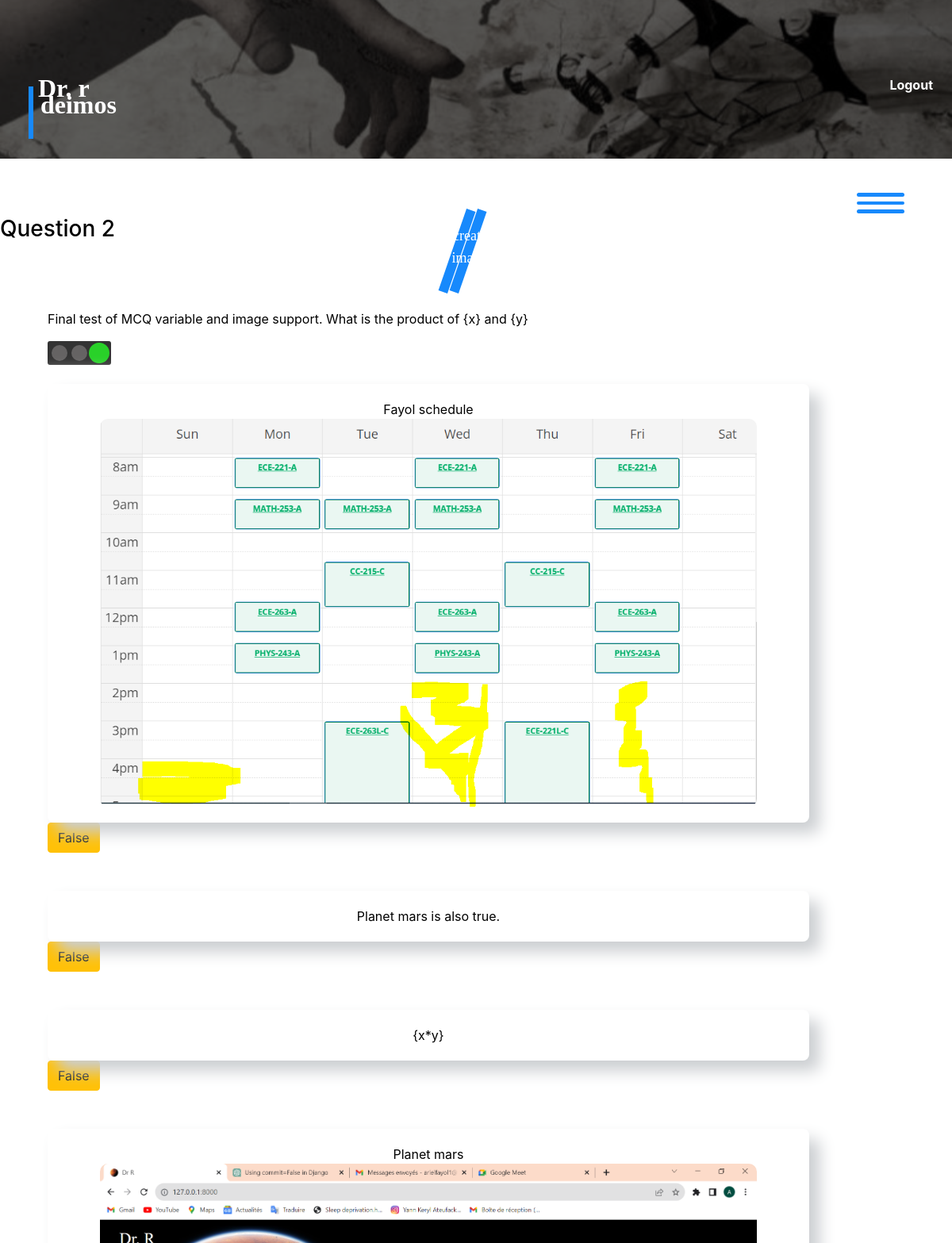
The app's page /deimos/courses/14/assignments/8/questions/41 (signed in, upper part), older data.
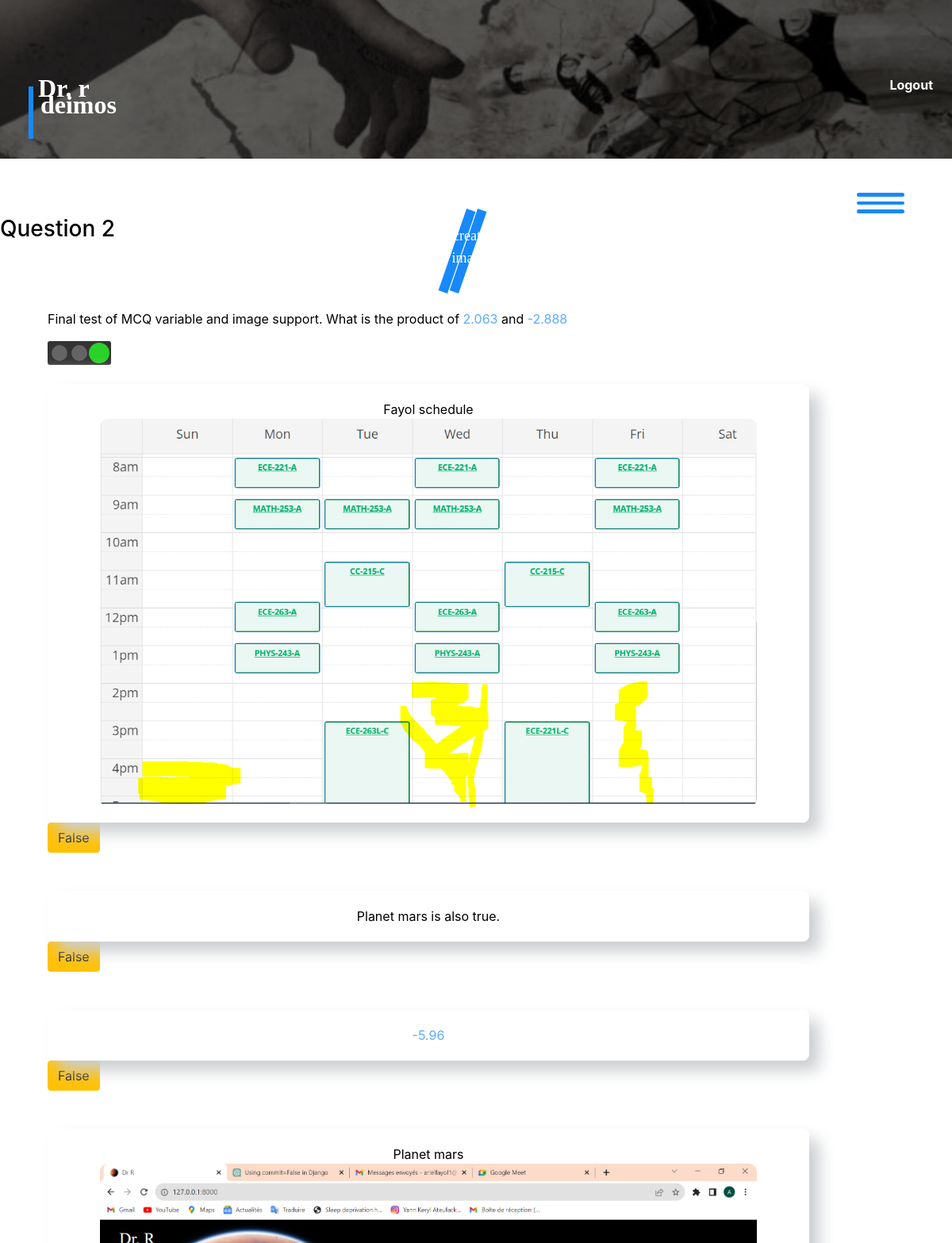
The same page, newer data.
### phobos/models.py (models this page shows, shortened)
class Question(models.Model):
    number = models.CharField(blank=False, null=False, max_length=5)
    text = models.TextField(max_length= 2000, null=False, blank=False)
    assignment = models.ForeignKey(Assignment, null=True, on_delete=models.CASCADE, \
                                   related_name="questions")
    category = models.CharField(max_length=50, null=True, blank=True)
    topic = models.ForeignKey(Topic, on_delete=models.SET_NULL, null=True, blank=True)
    sub_topic = models.ForeignKey(SubTopic, on_delete=models.SET_NULL, null=True, blank=True)
    num_points = models.IntegerField(default=10, validators=[MinValueValidator(0), MaxValueValidator(15)]) # Add lower and upper bound.
    parent_question = models.ForeignKey('self', on_delete=models.CASCADE, null=True, \
                                        blank=True, related_name='sub_questions')
    timestamp = models.DateTimeField(auto_now_add=True)
    difficulty_level = models.CharField(
        max_length=10,
        choices=DifficultyChoices.choices,
        default=DifficultyChoices.MEDIUM,
    )
    answer_type = models.CharField(
        max_length = 30,
        choices = QuestionChoices.choices,
        default = QuestionChoices.STRUCTURAL_TEXT
    )
    max_num_attempts = models.IntegerField(default=5)
    answer = models.CharField(max_length=1000, null=True, blank=True) # TODO: delete this attribute.
    deduct_per_attempt = models.FloatField(default=0.05, blank=True, null=True)
    margin_error = models.FloatField(default=0.03, blank=True, null=True)
    due_date = models.DateTimeField(null=True, blank=True)
    embedding = models.JSONField(null=True, blank=True)  # Field to store encoded representation for search

class MCQTextAnswer(models.Model):
    question = models.ForeignKey(Question, on_delete=models.CASCADE, related_name='mcq_text_answers')
    content = models.CharField(max_length=400)
    is_answer = models.BooleanField(default=False)

### deimos/views.py (the view)
@login_required(login_url='astros:login')
def answer_question(request, question_id, assignment_id=None, course_id=None):
    student = get_object_or_404(Student, pk=request.user.pk)
    assignment = get_object_or_404(Assignment, pk=assignment_id)
    question_ids = assignment.questions.values_list('id', flat=True)
    question_nums = assignment.questions.values_list('number', flat=True)
    question = Question.objects.get(pk=question_id)
    question_student, created = QuestionStudent.objects.get_or_create(question=question, student=student)
    too_many_attempts = question_student.get_num_attempts() >= question.max_num_attempts
    if created:
        question_student.create_instances()
    else:
        if not question_student.instances_created:
            question_student.create_instances()
    question_student.save()
    question.text = replace_links_with_html(question.text)
    labels_urls_list = [(question_image.label, question_image.image.url) for question_image in \
                    question.images.all()]
    question.text = replace_image_labels_with_links(question.text,labels_urls_list)
    question.text = question_student.evaluate_var_expressions_in_text(question.text, add_html_style=True)
    is_mcq = False #nis mcq
    is_fr = False # is free response
    answers = []
    is_latex = []
    question_type = []
    question_type_dict = {'ea': 0, 'fa':1, 'la':2, 'ta':3, 'ia':7}
    question_type_count = {'ea': 0, 'fa': 0, 'la': 0, 'ta': 0, 'ia': 0}
    if question.answer_type.startswith('MCQ'):
        is_mcq = True
        ea = question.mcq_expression_answers.all()
        answers.extend(ea)
        ta = question.mcq_text_answers.all()
        answers.extend(ta)
        for answer in answers:
            answer.content = question_student.evaluate_var_expressions_in_text(answer.content, add_html_style=True)
        fa = question.mcq_float_answers.all()
        answers.extend(fa)
        ia = question.mcq_image_answers.all()
        answers.extend(ia)
        la = question.mcq_latex_answers.all()
        answers.extend(la)
        question_type_count['ea'] = ea.count()
        question_type_count['fa'] = fa.count()
        question_type_count['la'] = la.count()
        question_type_count['ta'] = ta.count()
        question_type_count['ia'] = ia.count()
        is_latex = [0 for _ in range(ea.count()+ta.count()+fa.count()+ia.count())]
        is_latex.extend([1 for _ in range(la.count())])
        for q_type in question_type_dict:
            question_type.extend([question_type_dict[q_type] for _ in range(question_type_count[q_type])])
        assert len(is_latex) == len(answers)
        shuffler = [counter for counter in range(len(answers))]
        random.shuffle(shuffler)
        is_latex = [is_latex[i] for i in shuffler]
        answers = [answers[i] for i in shuffler]
    elif question.answer_type == QuestionChoices.STRUCTURAL_LATEX:# Probably never used (because disabled on frontend)
        answers.extend(question.latex_answers.all())
        is_latex.extend([1 for _ in range(question.latex_answers.all().count())])
        question_type = [2]
    elif question.answer_type == QuestionChoices.STRUCTURAL_EXPRESSION:
        answers.extend(question.expression_answers.all())
        question_type = [0]
    elif question.answer_type == QuestionChoices.STRUCTURAL_VARIABLE_FLOAT:
        answers.extend(question.variable_float_answers.all())
        question_type = [5]
    elif question.answer_type == QuestionChoices.STRUCTURAL_FLOAT:
        answers.extend(question.float_answers.all())
        question_type = [1]
    elif question.answer_type == QuestionChoices.STRUCTURAL_TEXT:
        is_fr = True
        answers.extend(question.text_answers.all())
        question_type = [4]
    context = {
        'question':question,
        'question_ids_nums':zip(question_ids, question_nums),
        'assignment_id': assignment_id,
        'course_id': course_id,
        "is_mcq": is_mcq,
        "is_fr": is_fr,
        "answers_is_latex_question_type": zip(answers, is_latex, question_type),
        'question_type': question_type, # For structural
        'answer': answers[0],
        'success':question_student.success,
        'too_many_attempts':too_many_attempts,
        'sq_type':question_type[0], # structural question type used in js.
    }
    return render(request, 'deimos/answer_question.html',
                  context)

### deimos/models.py (called while the page is built)
def transform_expression(expr):
    expression = expr.replace(' ','')
    strs = []
    for index, character in enumerate(expression):
        string = character
        if index > 0:
            if character.isalpha() and expression[index-1].isalnum():
                string = '*' + character
            elif character.isdigit() and expression[index-1].isalpha():
                string = '*' + character
        strs.append(string)
    transformed_expression = ''.join(strs)
    return transformed_expression

    def get_var_value_dict(self):
        var_value_dict = {}
        for var_instance in self.var_instances.all():
            var_value_dict[var_instance.variable.symbol] = var_instance.value
        return var_value_dict

    def get_num_attempts(self):
        return self.attempts.count()

### deimos/views.py (called while the page is built)
def replace_image_labels_with_links(text, labels_url_pairs):
    for label, url in labels_url_pairs:
        replacement = f"<a href=\"#{url}\">{label}</a>"
        text = text.replace(label, replacement)
    return text

### deimos/templates/deimos/answer_question.html (shortened to what this page needs)
{% extends 'deimos/layout.html' %}
{% load static %}
{% block style%} <link rel="stylesheet" href="{% static 'deimos/css/question_nav.css' %}"/>
<link rel="stylesheet" href="{% static 'deimos/css/action_menu.css' %}"/>
{% endblock %}
{% block body %}
    <h3>Question {{question.number}}</h3>
    <div class="page-container" id="answer-question">
      <br/>
      <form method="post" enctype="multipart/form-data" id="question-form">
        <p class="question-content">{{question.text | safe}}</p>
        <div class="question-status">
          {% if success %}
            <div class="tf-light red-light"></div>
            <div class="tf-light yellow-light"></div>
            <div class="tf-light green-light activated"></div>
          {% endif %}
        </div>
        <br/>
         {% if is_mcq%}
              <div class="inputed-mcq-answers">
                {% for answer, is_latex, question_type in answers_is_latex_question_type %}
                  <div class="mcq-option-answer">
                    <div class="formatted-answer">
                      {% if is_latex %}
                          <input type="hidden" class="latex-answer-question-view" value="{{answer.content}}">
                      {% else %}
                        {% if answer.image %}
                          {{answer.label}}
                          <img src="{{answer.image.url}}" class="mcq-image-answer image-in-formatted" alt="{{answer.image.label}}"/>
                        {% else %}
                          {{answer.content|safe}}
                        {% endif %}
                      {% endif %}
                    </div>
                    <button type="button" class="btn btn-warning mcq-false exempt">False</button>
                  </div>
                  <br/> <br/>
                {% endfor %}
              </div>
              <br/> <br/>
        {% endif %}
      <br/>
      </form>
    </div>
{% endblock %}

Row changes from the older to the newer data that the page shows:
changed Question: text "Final test of MCQ variable and image support. What is the product of {x} and {y}" → "Final test of MCQ variable and image support. What is the product of 2.063 and -2.888"
changed MCQTextAnswer (number 2 of 2 on the later page): content "{x*y}" → "-5.96"
